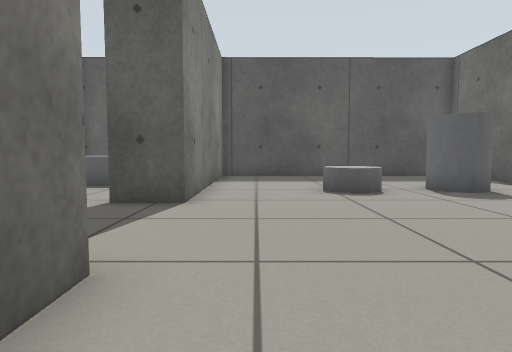
[1] (above)

17 first-person views from a walk through a robot-simulator world made for Gazebo. The camera is 0.5 m above the floor, tilts 4° down and sees 75° across. The floor is counted in squares, 0.5 m on a side. Each view is taken from the middle of a square. On the plan, view 1 faces up. The plan holds only what a view shows up to about 12 squares ahead; the rest is blank.

[2]
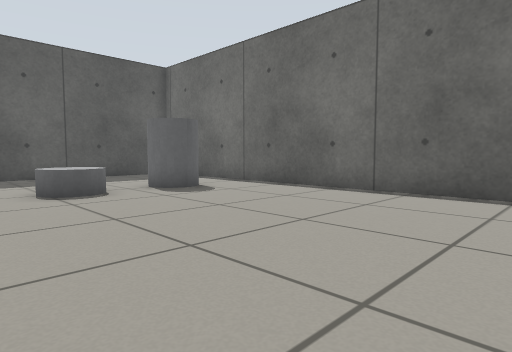

[3]
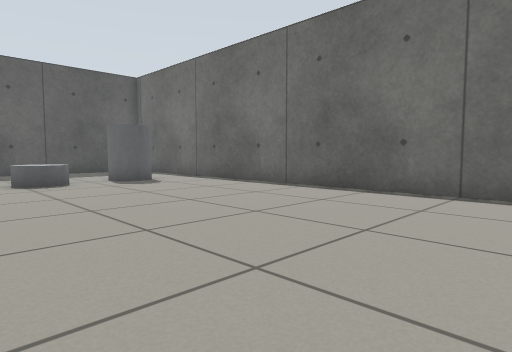

[4]
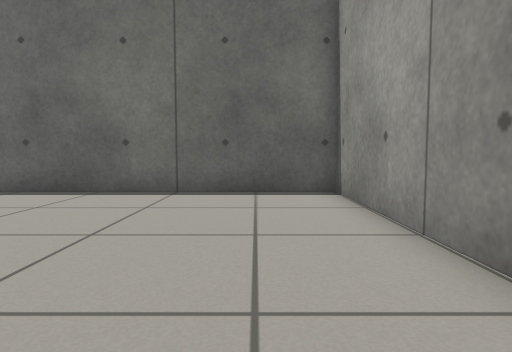

[5]
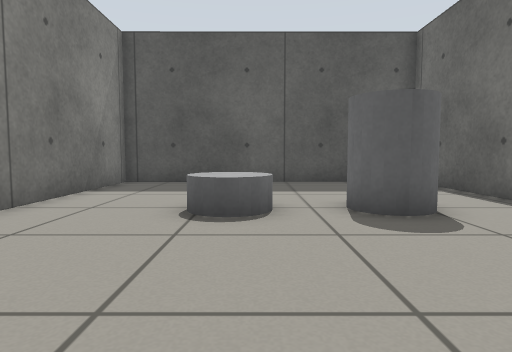

[6]
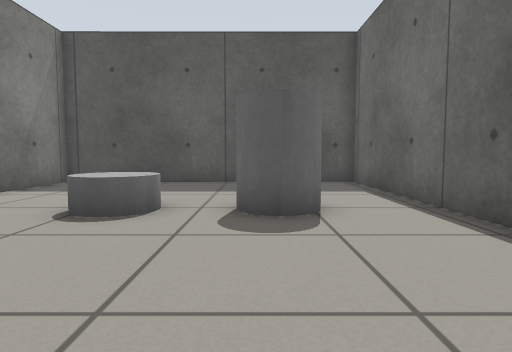

[7]
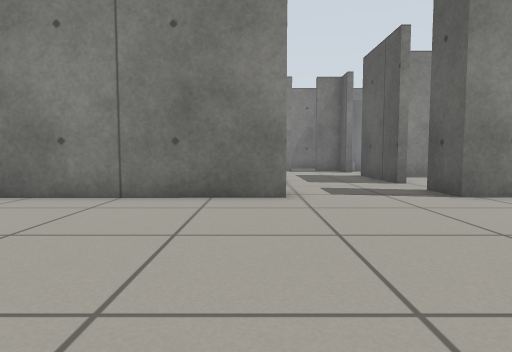

[8]
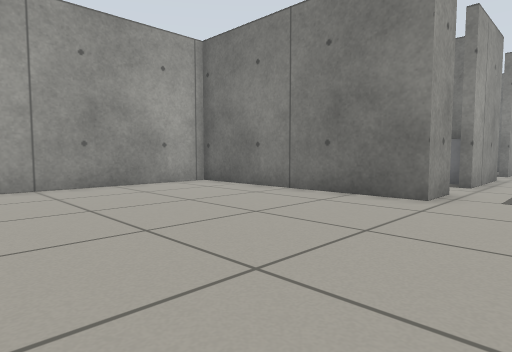

[9]
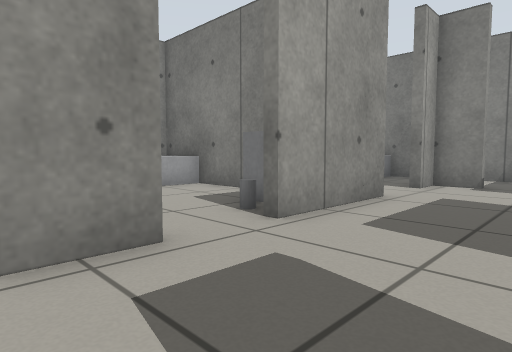

[10]
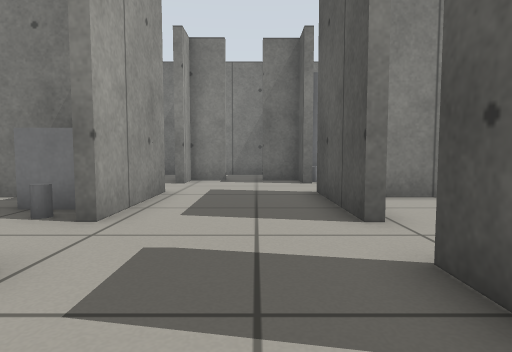

[11]
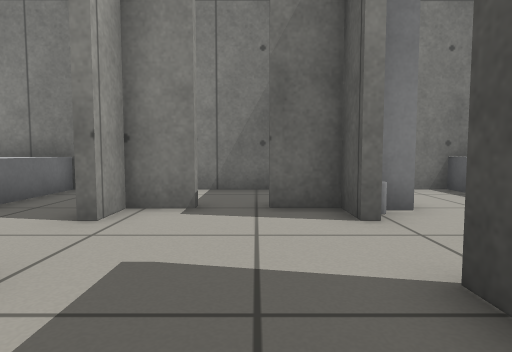

[12]
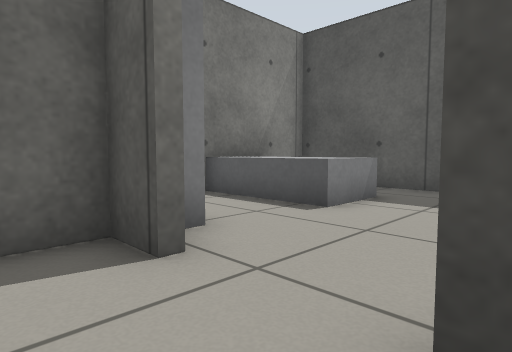

[13]
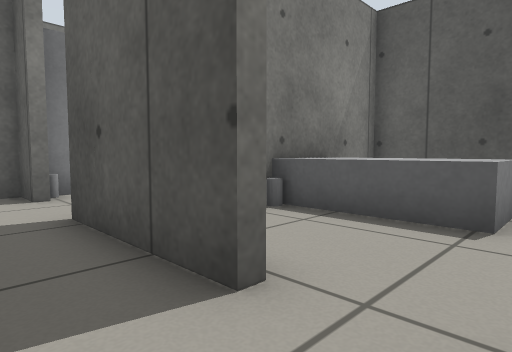

[14]
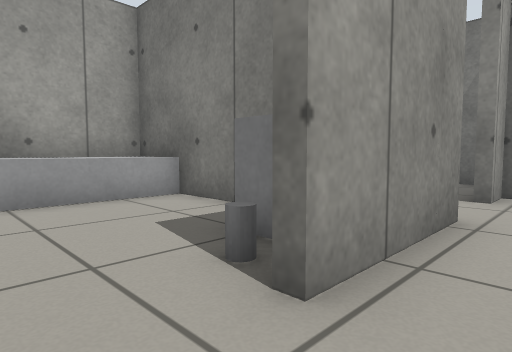

[15]
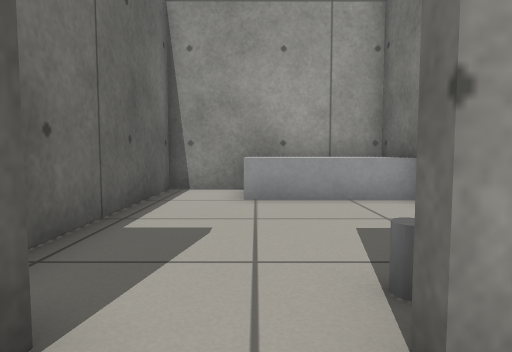

[16]
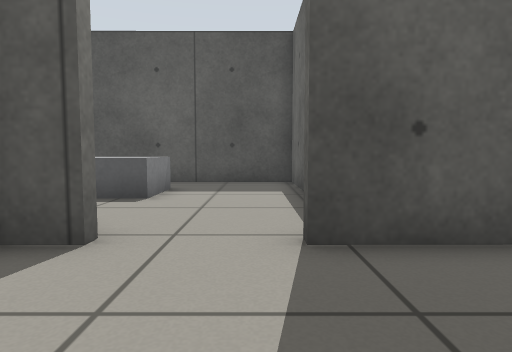

[17]
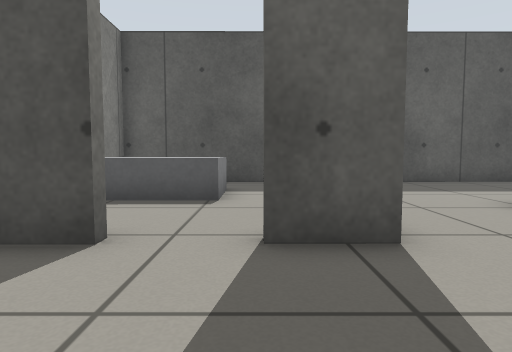

### Floor plan
Points are (right, up) in squares from view 1. A wall is a line through its corners. A room is listed if a view was taken in it or the views show most of it. See-through windows are left out.
Room 1 (views 1, 2, 3, 4, 5, 6, 7, 8, 9, 10)
walls: (-1.4, 2.7) (-1.3, -5.1) (8.4, -5) (8.4, 14.4) (-1.4, 14.3) (-1.4, 6.6)
ways out: opening at (-2, 4.5) to room 2
objects: grey cylinder (2, 8) to (3, 9); grey cylinder (5, 8) to (6, 9)
Room 2 (views 11, 13, 14, 15, 17)
walls: (-7.4, 1.8) (-7.4, -2.2); (-2.9, 2.7) (-1.4, 2.7); (-4.7, 6.6) (-7.5, 6.6); (-4.5, -5.1) (-1.6, -5.1) (-1.7, 0.7); (-7.4, -5.1) (-6.4, -5.1); (-1.4, 6.6) (-2.9, 6.6)
ways out: opening at (-2, 4.5) to room 1; opening at (-8, 4.5) to room 3; opening at (-3.5, 7) to room 4
objects: grey box (-7, -5) to (-4, -3); grey box (-7, 1) to (-6, 2); grey cylinder (-5, 2)
Room 3 (views 12, 16)
walls: (-12, 6.5) (-12, 5.1); (-7.8, 11.5) (-7.8, 14.3) (-15, 14.3) (-15, 9.3); (-7.5, 6.6) (-8.5, 6.6); (-12, 4) (-12, 3.4); (-11.4, 2.6) (-10.8, 2.6); (-8.5, 2.7) (-7.3, 2.7)
ways out: opening at (-8, 4.5) to room 2; opening at (-9.5, 2)
objects: grey box (-15, 10) to (-12, 12); grey box (-14, 7) to (-12, 7); grey cylinder (-11, 7)
Room 4 (no view inside)
walls: (-2.7, 14.3) (-7.5, 14.3) (-7.5, 7.9)
ways out: opening at (-3.5, 7) to room 2
objects: grey cylinder (-7, 10); grey box (-7, 10) to (-4, 12)

Positions as (right, up) in squares from view 1, and headings:
1: (0, 0), facing up
2: (0, 0), facing up-right
3: (0, -3), facing up-right
4: (0, -3), facing right
5: (3, 3), facing up
6: (5, 3), facing up
7: (6, 2), facing left
8: (6, 5), facing down-left
9: (-1, 6), facing down-left
10: (0, 5), facing left
11: (-6, 5), facing left
12: (-8, 5), facing up-left
13: (-3, 5), facing up-left
14: (-3, 4), facing down-left
15: (-4, 4), facing down
16: (-9, 3), facing up
17: (-3, 3), facing up
